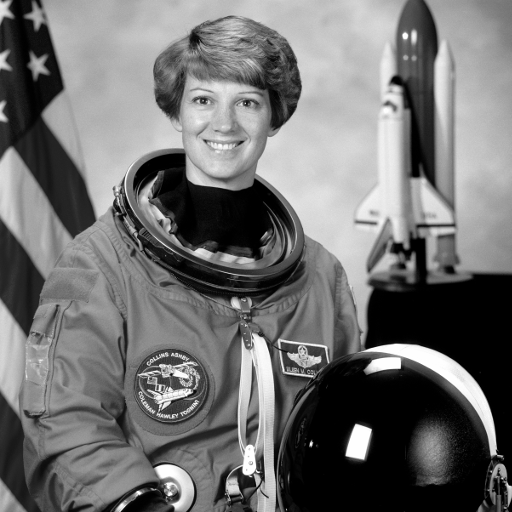
#> input picture content/astronaut.png, 512 x 512 px
$ jupyter execute imageio.ipynb
#> lines starting #> are read from the running program, lines starting #| are printed output that depends on the picture; after the words box and inside, x2 and y2 are one past the last pixel; in counts of white or black regions, pixels touching at a corner belong together
## IPython notebook for basic image reading, writing and simple intensity transformations

### Import all modules and functions needed for this example.

[cell 1]
from skimage.io import imread, imsave
from skimage import img_as_float
from skimage.exposure import rescale_intensity
import numpy as np
import numpy.fft as fft
import matplotlib.pyplot as plt

### Reading and displaying an image

[cell 2]
# Read an image from a file (as_gray ensures that the image is imported as grayscale).
image = imread("astronaut.png", as_gray=True)
#> image is the input picture: shape (512, 512); min 0, max 255, mean 112.7
# Images are usually stored as integer values. Here, we make sure that the values are floating point.
# If the input is integer, the floating point output values are in [0,1]
image = img_as_float(image)

# Display the image.
plt.imshow(image, interpolation="nearest", cmap=plt.cm.get_cmap("gray"), vmin=0, vmax=1)
plt.axis("off")
plt.title("Input image $f$")
plt.show()

### Gamma correction

[cell 3]
# Apply gamma correction with gamma=2
imageGamma = np.square(image)
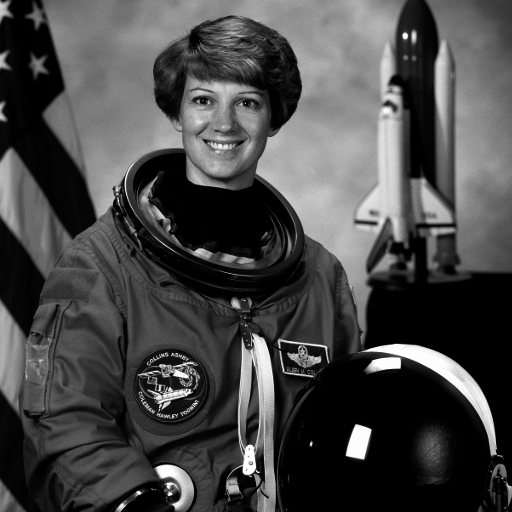
#> imageGamma: shape (512, 512) float64; min 0, max 1, mean 0.283
plt.subplot(1, 2, 1)
plt.imshow(imageGamma, interpolation="nearest", cmap=plt.cm.get_cmap("gray"), vmin=0, vmax=1)
plt.axis("off")
plt.title("$T_2(f)$")

# Apply gamma correction with gamma=1/2
imageGamma = np.power(image, 0.5)
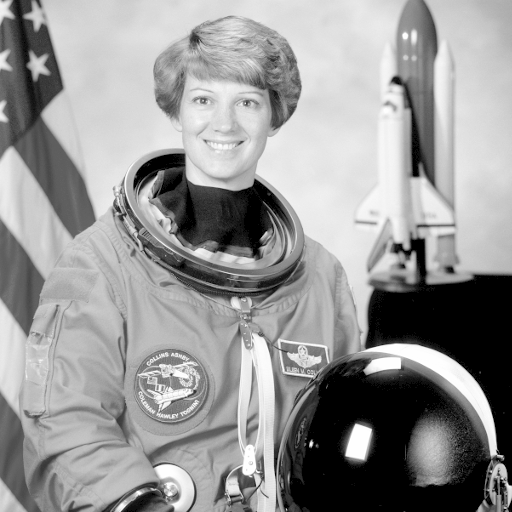
#> imageGamma: shape (512, 512) float64; min 0, max 1, mean 0.592
plt.subplot(1, 2, 2)
plt.imshow(imageGamma, interpolation="nearest", cmap=plt.cm.get_cmap("gray"), vmin=0, vmax=1)
plt.axis("off")
plt.title("$T_{1/2}(f)$")
plt.show()
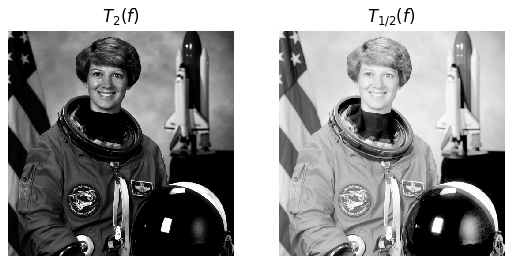
#> figure drawn by matplotlib, 2 panels

### Visualizing the power spectrum with the log transform.

[cell 4]
# Compute the power spectrum of the image (after subtracting its mean)
m = image.mean()
#> m = 0.442
absC = fft.fftshift(abs(fft.fft2(image - m)))

plt.subplot(1, 2, 1)
# Since we don't specify vmin and vmax, the lowest value will be displayed as black, the largest as gray.
plt.imshow(absC, interpolation="nearest", cmap=plt.cm.get_cmap("gray"))
plt.axis("off")
plt.title("$T^{norm}(|FFT(f-mean(f))|)$")

logAbsC = np.log2(1 + absC)
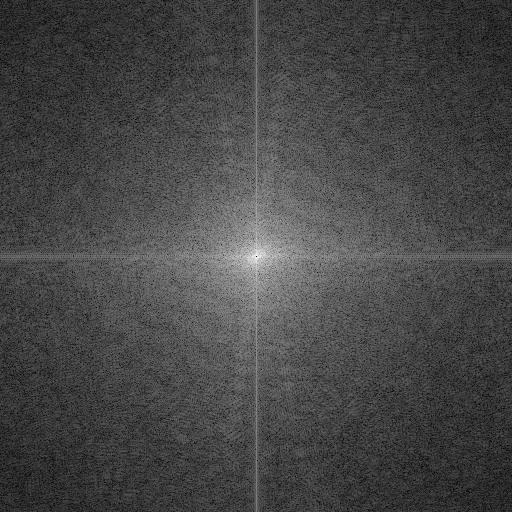
#> logAbsC: shape (512, 512) float64; min 3.59e-11, max 14.2, mean 3.95; drawn with min black and max white
plt.subplot(1, 2, 2)
plt.imshow(logAbsC, interpolation="nearest", cmap=plt.cm.get_cmap("gray"))
plt.axis("off")
plt.title("$T^{norm}(T^{log}(|FFT(f-mean(f))|))$")
plt.show()

### Writing an image file

[cell 5]
# Save the power spectrum as image file.
# Note: Since the power spectrum has floating point values not limited to [0,1],
# we first rescale the values to 8-bit, mapping the lowest to 0 and the largest to 255.
imsave("logAbsC.png", rescale_intensity(logAbsC, out_range="uint8"))

### Thresholding

[cell 6]
# Threshold the image at 0.5.
imageThreshold = image > 0.5
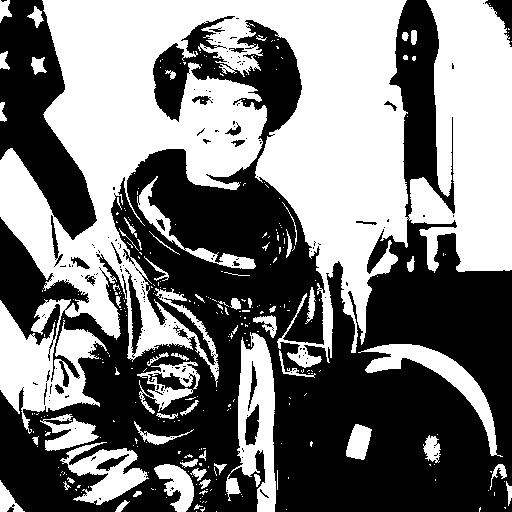
#> imageThreshold: shape (512, 512) bool; 47.9% white; 307 white regions (246 under 20 px), largest, box (x1, y1, x2, y2) and area: (0, 0, 512, 434) 104843, (226, 332, 276, 512) 4580, (358, 344, 503, 457) 3030
plt.imshow(imageThreshold, interpolation="nearest", cmap=plt.cm.get_cmap("gray"))
plt.axis("off")
plt.title("$T^{threshold}_{1/2}(f)$")
plt.show()
